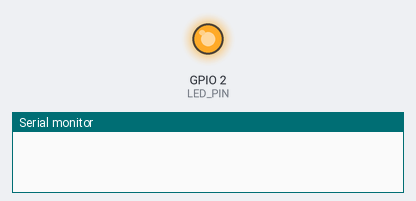
Bench run of a sketch on a simulated ESP32-S3. On the bench: output pins drawn as LEDs (lit = HIGH), the last lines printed to the serial monitor. WiFi joins after 1.5 s; servers stay silent unless stated; the camera gives no picture.

Above: at 1.0 s.
At 2.9 s:
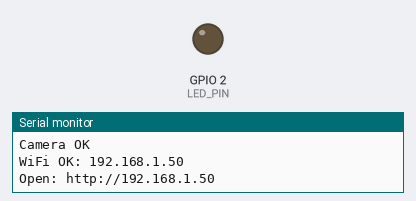
Timing chart, 0 to 4.4 s (numbered marks = the images above):
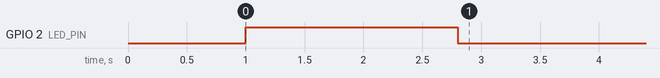

The sketch:

camera_test.ino
```cpp
/*
 * ESP32-S3 Camera Web Server - Debug view
 * Buka http://[IP]/capture di browser untuk liat gambar kamera
 */
#include <WiFi.h>
#include <WebServer.h>
#include "esp_camera.h"

const char* ssid = "Tempatkosong";
const char* password = "eskrimmixue";

#define PWDN_GPIO_NUM     -1
#define RESET_GPIO_NUM    -1
#define XCLK_GPIO_NUM     15
#define SIOD_GPIO_NUM      4
#define SIOC_GPIO_NUM      5
#define Y9_GPIO_NUM       16
#define Y8_GPIO_NUM       17
#define Y7_GPIO_NUM       18
#define Y6_GPIO_NUM       12
#define Y5_GPIO_NUM       10
#define Y4_GPIO_NUM        8
#define Y3_GPIO_NUM        9
#define Y2_GPIO_NUM       11
#define VSYNC_GPIO_NUM     6
#define HREF_GPIO_NUM      7
#define PCLK_GPIO_NUM     13
#define LED_PIN            2

WebServer server(80);

void handleCapture() {
  camera_fb_t *fb = esp_camera_fb_get();
  if (!fb) {
    server.send(500, "text/plain", "Camera capture failed");
    return;
  }
  server.sendHeader("Content-Type", "image/jpeg");
  server.sendHeader("Content-Length", String(fb->len));
  server.send(200, "image/jpeg", "");
  server.client().write(fb->buf, fb->len);
  esp_camera_fb_return(fb);
}

void handleStream() {
  WiFiClient client = server.client();
  String response = "HTTP/1.1 200 OK\r\nContent-Type: multipart/x-mixed-replace; boundary=frame\r\n\r\n";
  client.print(response);

  while (client.connected()) {
    camera_fb_t *fb = esp_camera_fb_get();
    if (!fb) continue;
    String header = "--frame\r\nContent-Type: image/jpeg\r\nContent-Length: " + String(fb->len) + "\r\n\r\n";
    client.print(header);
    client.write(fb->buf, fb->len);
    client.print("\r\n");
    esp_camera_fb_return(fb);
    delay(100);
  }
}

void handleRoot() {
  server.send(200, "text/html", "<html><body><h2>ESP32-S3 Camera</h2><img src='/stream' style='width:640px'><br><a href='/capture'>Single capture</a></body></html>");
}

void setup() {
  Serial.begin(115200);
  delay(1000);
  pinMode(LED_PIN, OUTPUT);
  digitalWrite(LED_PIN, HIGH);

  camera_config_t config;
  config.ledc_channel = LEDC_CHANNEL_0;
  config.ledc_timer = LEDC_TIMER_0;
  config.pin_d0 = Y2_GPIO_NUM;
  config.pin_d1 = Y3_GPIO_NUM;
  config.pin_d2 = Y4_GPIO_NUM;
  config.pin_d3 = Y5_GPIO_NUM;
  config.pin_d4 = Y6_GPIO_NUM;
  config.pin_d5 = Y7_GPIO_NUM;
  config.pin_d6 = Y8_GPIO_NUM;
  config.pin_d7 = Y9_GPIO_NUM;
  config.pin_xclk = XCLK_GPIO_NUM;
  config.pin_pclk = PCLK_GPIO_NUM;
  config.pin_vsync = VSYNC_GPIO_NUM;
  config.pin_href = HREF_GPIO_NUM;
  config.pin_sccb_sda = SIOD_GPIO_NUM;
  config.pin_sccb_scl = SIOC_GPIO_NUM;
  config.pin_pwdn = PWDN_GPIO_NUM;
  config.pin_reset = RESET_GPIO_NUM;
  config.xclk_freq_hz = 20000000;
  config.pixel_format = PIXFORMAT_JPEG;
  config.frame_size = FRAMESIZE_QVGA;  // 320x240 lebih cepat
  config.jpeg_quality = 12;
  config.fb_count = 1;
  config.fb_location = CAMERA_FB_IN_PSRAM;
  config.grab_mode = CAMERA_GRAB_LATEST;

  if (esp_camera_init(&config) != ESP_OK) {
    Serial.println("Camera init failed!");
    while(1) { digitalWrite(LED_PIN, !digitalRead(LED_PIN)); delay(100); }
  }
  Serial.println("Camera OK");

  WiFi.begin(ssid, password);
  while (WiFi.status() != WL_CONNECTED) { delay(500); }
  Serial.println("WiFi OK: " + WiFi.localIP().toString());

  server.on("/", handleRoot);
  server.on("/capture", handleCapture);
  server.on("/stream", handleStream);
  server.begin();

  Serial.println("Open: http://" + WiFi.localIP().toString());
  digitalWrite(LED_PIN, LOW);
}

void loop() {
  server.handleClient();
}
```
